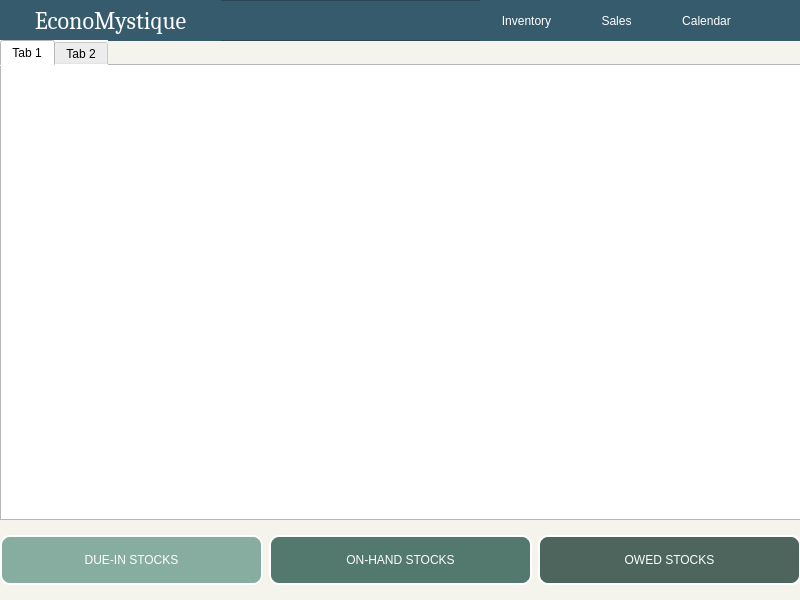
<?xml version="1.0" encoding="UTF-8"?>
<ui version="4.0">
 <class>inventoryManagement</class>
 <widget class="QWidget" name="inventoryManagement">
  <property name="geometry">
   <rect>
    <x>0</x>
    <y>0</y>
    <width>800</width>
    <height>600</height>
   </rect>
  </property>
  <property name="windowTitle">
   <string>EconoMystique</string>
  </property>
  <property name="styleSheet">
   <string notr="true">background-color: #f4f4ec;
color: black;
</string>
  </property>
  <widget class="QFrame" name="frame">
   <property name="geometry">
    <rect>
     <x>0</x>
     <y>0</y>
     <width>801</width>
     <height>41</height>
    </rect>
   </property>
   <property name="styleSheet">
    <string notr="true">background: #365b6d;</string>
   </property>
   <property name="frameShape">
    <enum>QFrame::StyledPanel</enum>
   </property>
   <property name="frameShadow">
    <enum>QFrame::Raised</enum>
   </property>
   <widget class="QLabel" name="titleLabel">
    <property name="geometry">
     <rect>
      <x>0</x>
      <y>0</y>
      <width>221</width>
      <height>41</height>
     </rect>
    </property>
    <property name="font">
     <font>
      <family>Cambria</family>
      <pointsize>18</pointsize>
     </font>
    </property>
    <property name="styleSheet">
     <string notr="true">color: white;</string>
    </property>
    <property name="text">
     <string>EconoMystique</string>
    </property>
    <property name="alignment">
     <set>Qt::AlignCenter</set>
    </property>
   </widget>
   <widget class="QPushButton" name="btnCalendar">
    <property name="geometry">
     <rect>
      <x>660</x>
      <y>0</y>
      <width>93</width>
      <height>41</height>
     </rect>
    </property>
    <property name="font">
     <font>
      <pointsize>9</pointsize>
     </font>
    </property>
    <property name="cursor">
     <cursorShape>PointingHandCursor</cursorShape>
    </property>
    <property name="styleSheet">
     <string notr="true">QPushButton {
    background-color: #365b6d;
    color: white;
    border-radius: 50px;
}
QPushButton:hover {
    background-color: #5b8ca4;
}
QPushButton:pressed {
    border-style: inset;
    background-color: #365b6d;
}
</string>
    </property>
    <property name="text">
     <string>Calendar</string>
    </property>
   </widget>
   <widget class="QPushButton" name="btnAccount">
    <property name="geometry">
     <rect>
      <x>750</x>
      <y>0</y>
      <width>51</width>
      <height>41</height>
     </rect>
    </property>
    <property name="cursor">
     <cursorShape>PointingHandCursor</cursorShape>
    </property>
    <property name="styleSheet">
     <string notr="true">QPushButton {
    background-color: #365b6d;
    color: white;
    border-radius: 50px;
}
QPushButton:hover {
    background-color: #5b8ca4;
}
QPushButton:pressed {
    border-style: inset;
    background-color: #365b6d;
}
</string>
    </property>
    <property name="text">
     <string/>
    </property>
    <property name="icon">
     <iconset>
      <normaloff>img/pfBtn.png</normaloff>img/pfBtn.png</iconset>
    </property>
    <property name="iconSize">
     <size>
      <width>40</width>
      <height>40</height>
     </size>
    </property>
   </widget>
   <widget class="QPushButton" name="btnSales">
    <property name="geometry">
     <rect>
      <x>570</x>
      <y>0</y>
      <width>93</width>
      <height>41</height>
     </rect>
    </property>
    <property name="font">
     <font>
      <pointsize>9</pointsize>
     </font>
    </property>
    <property name="cursor">
     <cursorShape>PointingHandCursor</cursorShape>
    </property>
    <property name="styleSheet">
     <string notr="true">QPushButton {
    background-color: #365b6d;
    color: white;
    border-radius: 50px;
}
QPushButton:hover {
    background-color: #5b8ca4;
}
QPushButton:pressed {
    border-style: inset;
    background-color: #365b6d;
}
</string>
    </property>
    <property name="text">
     <string>Sales</string>
    </property>
   </widget>
   <widget class="QPushButton" name="btnInventory">
    <property name="geometry">
     <rect>
      <x>480</x>
      <y>0</y>
      <width>93</width>
      <height>41</height>
     </rect>
    </property>
    <property name="font">
     <font>
      <pointsize>9</pointsize>
     </font>
    </property>
    <property name="cursor">
     <cursorShape>PointingHandCursor</cursorShape>
    </property>
    <property name="styleSheet">
     <string notr="true">QPushButton {
    background-color: #365b6d;
    color: white;
    border-radius: 50px;
}
QPushButton:hover {
    background-color: #5b8ca4;
}
QPushButton:pressed {
    border-style: inset;
    background-color: #365b6d;
}
</string>
    </property>
    <property name="text">
     <string>Inventory</string>
    </property>
   </widget>
  </widget>
  <widget class="QTabWidget" name="tabWidget">
   <property name="geometry">
    <rect>
     <x>0</x>
     <y>40</y>
     <width>801</width>
     <height>481</height>
    </rect>
   </property>
   <property name="styleSheet">
    <string notr="true">background-color: white;
color: black;</string>
   </property>
   <property name="currentIndex">
    <number>0</number>
   </property>
   <widget class="QWidget" name="tab">
    <attribute name="title">
     <string>Tab 1</string>
    </attribute>
   </widget>
   <widget class="QWidget" name="tab_2">
    <attribute name="title">
     <string>Tab 2</string>
    </attribute>
   </widget>
  </widget>
  <widget class="QWidget" name="horizontalLayoutWidget">
   <property name="geometry">
    <rect>
     <x>0</x>
     <y>520</y>
     <width>801</width>
     <height>80</height>
    </rect>
   </property>
   <layout class="QHBoxLayout" name="horizontalLayout">
    <item>
     <widget class="QPushButton" name="dueInButton">
      <property name="minimumSize">
       <size>
        <width>0</width>
        <height>50</height>
       </size>
      </property>
      <property name="styleSheet">
       <string notr="true">QPushButton{
	background-color: #86ada0;
	color: white;
	border-style: outset;
	border-width: 2px;
	border-radius:10px;
}
QPushButton:hover {
    background-color: #5b8ca4;
	border: 2px solid #86ada0;
}
QPushButton:pressed {
    border-style: inset;
    background-color: #365b6d;
}</string>
      </property>
      <property name="text">
       <string>DUE-IN STOCKS</string>
      </property>
     </widget>
    </item>
    <item>
     <widget class="QPushButton" name="onHandButton">
      <property name="minimumSize">
       <size>
        <width>0</width>
        <height>50</height>
       </size>
      </property>
      <property name="font">
       <font>
        <italic>false</italic>
        <underline>false</underline>
        <strikeout>false</strikeout>
       </font>
      </property>
      <property name="layoutDirection">
       <enum>Qt::LeftToRight</enum>
      </property>
      <property name="styleSheet">
       <string notr="true">QPushButton {
	background-color: #53786d;
	color: white;
	border-style: outset;
	border-width: 2px;
	border-radius:10px;
}
QPushButton:hover {
    background-color: #5b8ca4;
	border: 2px solid #53786d;
}
QPushButton:pressed {
    border-style: inset;
    background-color: #365b6d;
}</string>
      </property>
      <property name="text">
       <string>ON-HAND STOCKS</string>
      </property>
      <property name="default">
       <bool>false</bool>
      </property>
      <property name="flat">
       <bool>false</bool>
      </property>
     </widget>
    </item>
    <item>
     <widget class="QPushButton" name="owedButton">
      <property name="minimumSize">
       <size>
        <width>0</width>
        <height>50</height>
       </size>
      </property>
      <property name="styleSheet">
       <string notr="true">QPushButton{
	background-color: #4e655e;
	color: white;
	border-style: outset;
	border-width: 2px;
	border-radius:10px;
}
QPushButton:hover {
    background-color: #5b8ca4;
	border: 2px solid #4e655e;
}
QPushButton:pressed {
    border-style: inset;
    background-color: #4e655e;
}</string>
      </property>
      <property name="text">
       <string>OWED STOCKS</string>
      </property>
     </widget>
    </item>
   </layout>
  </widget>
 </widget>
 <resources/>
 <connections/>
</ui>
